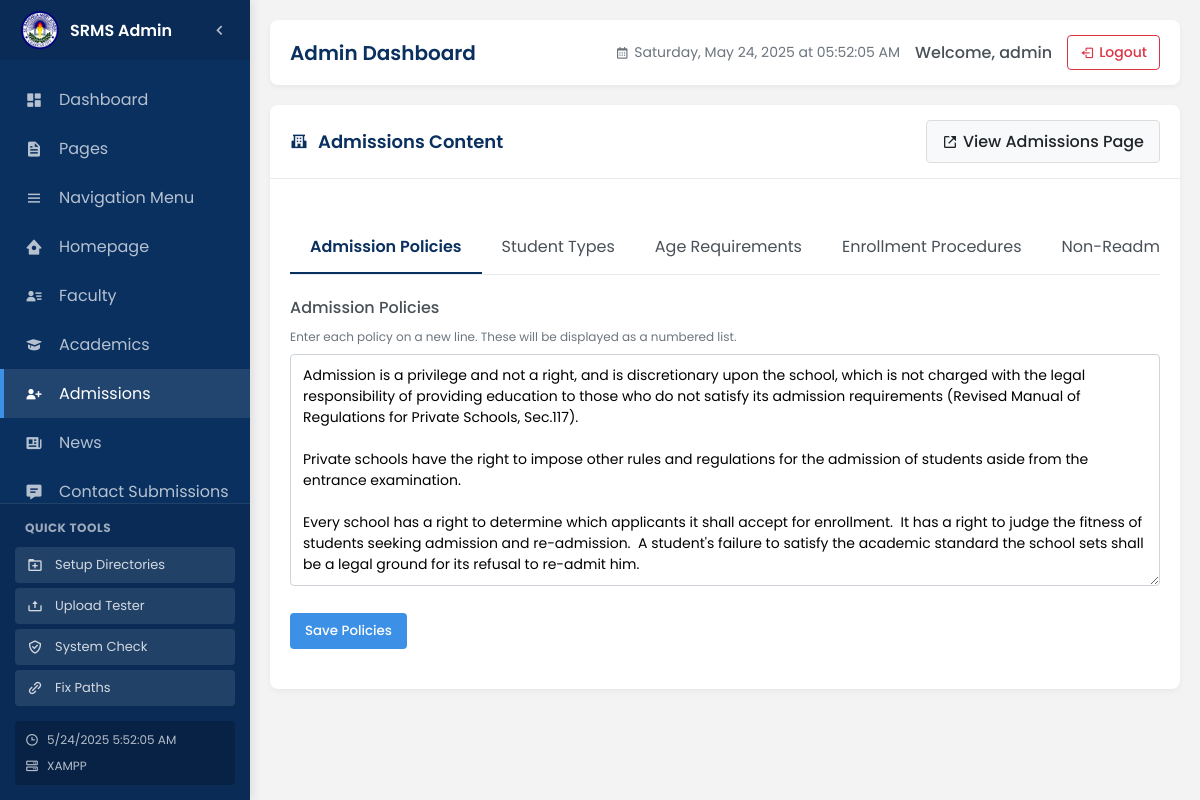
Screenshot of /admin/admissions-manage.php (signed in) with the database file from the repository.
### tables this page shows
CREATE TABLE `school_information` (
  `id` int(11) NOT NULL,
  `name` varchar(100) NOT NULL,
  `logo` varchar(255) DEFAULT NULL,
  `mission` text DEFAULT NULL,
  `vision` text DEFAULT NULL,
  `philosophy` text DEFAULT NULL,
  `email` varchar(100) DEFAULT NULL,
  `phone` varchar(50) DEFAULT NULL,
  `address` text DEFAULT NULL,
  `created_at` timestamp NOT NULL DEFAULT current_timestamp(),
  `updated_at` timestamp NOT NULL DEFAULT current_timestamp() ON UPDATE current_timestamp()
);

CREATE TABLE `admission_policies` (
  `id` int(11) NOT NULL,
  `title` varchar(100) NOT NULL,
  `content` text NOT NULL,
  `display_order` int(11) DEFAULT 0,
  `created_at` timestamp NOT NULL DEFAULT current_timestamp(),
  `updated_at` timestamp NOT NULL DEFAULT current_timestamp() ON UPDATE current_timestamp()
);

### includes/db.php (called while the page is built, shortened)
<?php
class Database {
    private $connection;
    private function connect() {
        $host = DB_SERVER;
        $user = DB_USERNAME;
        $pass = DB_PASSWORD;
        $db = DB_NAME;
        $port = defined('DB_PORT') ? DB_PORT : '3306';
        $this->connection = new mysqli($host, $user, $pass, $db, $port);
        $this->connection->set_charset('utf8mb4');
    }
    public function query($sql) {
        $result = $this->connection->query($sql);
        return $result;
    }
    public function fetch_row($sql) {
        $result = $this->query($sql);
        if ($result && $result->num_rows > 0) {
            return $result->fetch_assoc();
        }
        return null;
    }
}

### admin/admissions-manage.php (the view, shortened to what this page needs)
<?php
include_once '../includes/db.php';
$db = new Database();
$admission_policies = $db->fetch_row("SELECT * FROM admission_policies ORDER BY display_order ASC LIMIT 1");
?>
<div class="panel mb-4">
    <div class="panel-header">
        <h3 class="panel-title"><i class='bx bxs-school'></i> Admissions Content</h3>
        <div class="panel-actions">
            <a href="../admissions.php" class="btn btn-light" target="_blank">
                <i class='bx bx-link-external'></i> View Admissions Page
            </a>
        </div>
    </div>
    <div class="panel-body">
        <div class="tabs">
            <div class="tab-header">
                <div class="tab active" data-tab="policies">Admission Policies</div>
                <div class="tab" data-tab="student-types">Student Types</div>
                <div class="tab" data-tab="age-requirements">Age Requirements</div>
                <div class="tab" data-tab="enrollment">Enrollment Procedures</div>
                <div class="tab" data-tab="non-readmission">Non-Readmission</div>
            </div>
            <div class="tab-content">
                <div class="tab-pane active" id="policies">
                    <form action="admissions-process.php" method="post">
                        <div class="form-group">
                            <label for="admission_policies">Admission Policies</label>
                            <p class="form-text">Enter each policy on a new line. These will be displayed as a numbered list.</p>
                            <textarea id="admission_policies" name="content" class="form-control" rows="10"><?php echo isset($admission_policies['content']) ? htmlspecialchars($admission_policies['content']) : ''; ?></textarea>
                        </div>
                        <button type="submit" class="btn btn-primary">Save Policies</button>
                    </form>
                </div>
            </div>
        </div>
    </div>
</div>
<?php
include 'layout.php';
?>

### admin/includes/admin-sidebar.php (shortened to what this page needs)
<?php
$current_page = basename($_SERVER['PHP_SELF']);
$assets_path = '/srms-website/assets';
$admin_path = '/srms-website/admin/';
?>
<?php
$school_logo = '/assets/images/branding/logo-primary.png';
if (class_exists('Database')) {
    try {
        $db = new Database();
        $school_info = $db->fetch_row("SELECT logo FROM school_information LIMIT 1");
        if ($school_info && !empty($school_info['logo'])) {
            $school_logo = $school_info['logo'];
        }
    } catch (Exception $e) {
        error_log("Error fetching logo from database: " . $e->getMessage());
    }
}
?>
<div class="sidebar" id="sidebar">
    <div class="sidebar-header">
       <img src="<?php echo $assets_path . $school_logo; ?>" alt="St. Raphaela Mary School Logo" class="logo-img" onerror="this.src='<?php echo $assets_path; ?>/images/branding/logo-primary.png';">
        <h3 class="logo-text">SRMS Admin</h3>
        <button id="sidebar-toggle" class="sidebar-toggle">
            <i class='bx bx-chevron-left'></i>
        </button>
    </div>
    <div class="sidebar-menu">
        <ul class="menu-list">
            <li class="menu-item <?php echo ($current_page === 'index.php') ? 'active' : ''; ?>">
                <a href="<?php echo $admin_path; ?>index.php">
                    <i class='bx bxs-dashboard'></i>
                    <span class="menu-text">Dashboard</span>
                </a>
            </li>
            <li class="menu-item <?php echo ($current_page === 'pages-manage.php' || $current_page === 'page-edit.php') ? 'active' : ''; ?>">
                <a href="<?php echo $admin_path; ?>pages-manage.php">
                    <i class='bx bxs-file'></i>
                    <span class="menu-text">Pages</span>
                </a>
            </li>
            <li class="menu-item <?php echo ($current_page === 'navigation-manage.php') ? 'active' : ''; ?>">
                <a href="<?php echo $admin_path; ?>navigation-manage.php">
                    <i class='bx bx-menu'></i>
                    <span class="menu-text">Navigation Menu</span>
                </a>
            </li>
            <li class="menu-item <?php echo ($current_page === 'homepage-manage.php') ? 'active' : ''; ?>">
                <a href="<?php echo $admin_path; ?>homepage-manage.php">
                    <i class='bx bxs-home-circle'></i>
                    <span class="menu-text">Homepage</span>
                </a>
            </li>
            <li class="menu-item <?php echo ($current_page === 'faculty-manage.php' || $current_page === 'faculty-edit.php' || $current_page === 'faculty-categories.php') ? 'active' : ''; ?>">
                <a href="<?php echo $admin_path; ?>faculty-manage.php">
                    <i class='bx bxs-user-detail'></i>
                    <span class="menu-text">Faculty</span>
                </a>
            </li>
            <li class="menu-item <?php echo ($current_page === 'academics-manage.php') ? 'active' : ''; ?>">
                <a href="<?php echo $admin_path; ?>academics-manage.php">
                    <i class='bx bxs-graduation'></i>
                    <span class="menu-text">Academics</span>
                </a>
            </li>
            <li class="menu-item <?php echo ($current_page === 'admissions-manage.php') ? 'active' : ''; ?>">
                <a href="<?php echo $admin_path; ?>admissions-manage.php">
                    <i class='bx bxs-user-plus'></i>
                    <span class="menu-text">Admissions</span>
                </a>
            </li>
            <li class="menu-item <?php echo ($current_page === 'news-manage.php' || $current_page === 'news-edit.php') ? 'active' : ''; ?>">
                <a href="<?php echo $admin_path; ?>news-manage.php">
                    <i class='bx bxs-news'></i>
                    <span class="menu-text">News</span>
                </a>
            </li>
            <li class="menu-item <?php echo ($current_page === 'contact-submissions.php' || $current_page === 'reply.php') ? 'active' : ''; ?>">
                <a href="<?php echo $admin_path; ?>contact-submissions.php">
                    <i class='bx bxs-message-detail'></i>
                    <span class="menu-text">Contact Submissions</span>
                </a>
            </li>
        </ul>
    </div>
    <div class="sidebar-footer">
        <div class="admin-tools">
            <h4 class="tools-header">Quick Tools</h4>
            <a href="<?php echo $admin_path; ?>tools/maintenance/setup-directories.php" class="tool-item">
                <i class='bx bx-folder-plus'></i>
                <span class="menu-text">Setup Directories</span>
            </a>
            <a href="<?php echo $admin_path; ?>tools/media/upload-tester.php" class="tool-item">
                <i class='bx bx-upload'></i>
                <span class="menu-text">Upload Tester</span>
            </a>
            <a href="<?php echo $admin_path; ?>tools/system/environment-check.php" class="tool-item">
                <i class='bx bx-check-shield'></i>
                <span class="menu-text">System Check</span>
            </a>
            <a href="<?php echo $admin_path; ?>tools/maintenance/fix-paths.php" class="tool-item">
                <i class='bx bx-link-alt'></i>
                <span class="menu-text">Fix Paths</span>
            </a>
        </div>
        <div class="server-info">
            <div class="server-time">
                <i class='bx bx-time'></i>
                <span id="server-time" class="menu-text"></span>
            </div>
            <div class="server-type">
                <i class='bx bx-server'></i>
                <span class="menu-text"><?php echo defined('SERVER_TYPE') ? SERVER_TYPE : 'Server'; ?></span>
            </div>
        </div>
    </div>
</div>

### assets/css/styles.css (style rules this page uses)
:root { --poppins: 'Poppins', sans-serif; --lato: 'Lato', sans-serif; --light: #F9F9F9; --blue: #3C91E6; --light-blue: #CFE8FF; --grey: #EEE; --dark-grey: #AAAAAA; --dark: #342E37; --red: #DB504A; --yellow: #FFCE26; --light-yellow: #FFF2C6; --orange: #FD7238; --light-orange: #FFE0D3; --dark-blue: #156ec7; --green: #0aaa2dd7; --primary: #003366; --secondary: #156ec7; }
* { margin: 0; padding: 0; box-sizing: border-box; font-family: var(--poppins); }
body { background-color: #f3f3f3; color: #222222; }
a { text-decoration: none; }
li { list-style: none; }
.form-group { margin-bottom: 15px; }
.form-group label { display: block; margin-bottom: 5px; font-weight: 500; }
.form-group input, .form-group textarea { width: 100%; padding: 10px; border: 1px solid #ddd; border-radius: 4px; font-family: var(--poppins); }
.form-group textarea { resize: vertical; }

### admin/admissions-manage.php (style rules this page uses)
.tabs { margin-top: 20px; }
.tab-header { display: flex; overflow-x: auto; border-bottom: 1px solid var(--border-color); }
.tab { padding: 15px 20px; cursor: pointer; white-space: nowrap; position: relative; transition: all 0.3s; }
.tab.active { font-weight: 600; color: var(--primary-color); }
.tab.active::after { content: ''; position: absolute; bottom: -1px; left: 0; width: 100%; height: 3px; background-color: var(--primary-color); }
.tab-content { padding: 20px 0; }
.tab-pane { display: none; }
.tab-pane.active { display: block; }
.form-text { color: #6c757d; font-size: 0.875rem; margin-top: 0.25rem; margin-bottom: 0.5rem; }

### rows the page displays
school_information: logo (picture)
admission_policies: content "Admission is a privilege and not a right, and is discretionary upon the school, which is not charged with the legal responsibility of providing education to those who do not satisfy its admission requirements (Revised Manual of Regulations for Private Schools, Sec.117). Private schools have the right to impose other rules and regulations for the admission of students aside from the entrance examination. Every school has a right to determine which applicants it shall accept for enrollment. It has a right to judge the fitness of students seeking admission and re-admission. A student's failure to satisfy the academic standard the school sets shall be a legal ground for its refusal to re-admit…"

### other values shown
SERVER_TYPE "XAMPP"
$page_title "Admin Dashboard"
$_SESSION['admin_username'] "admin"
